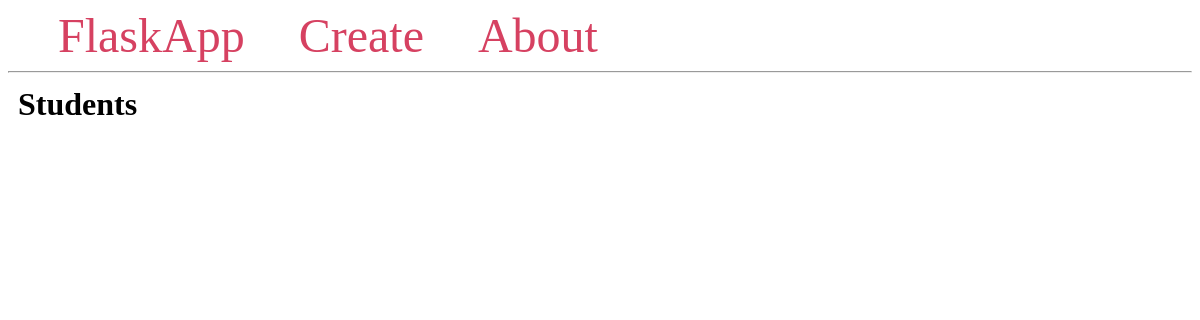
The app's page /, older data.
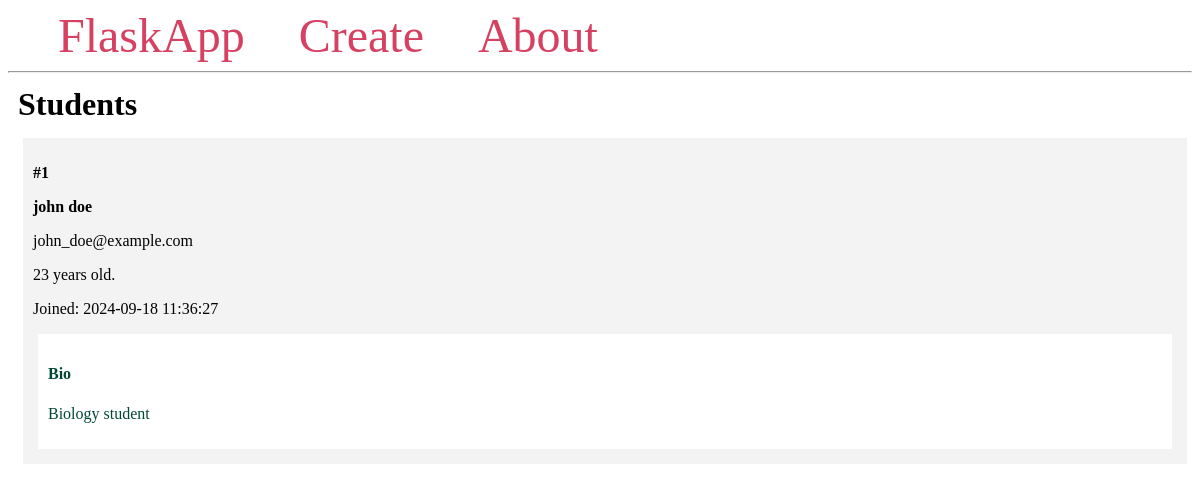
The same page, newer data.
### app.py (models this page shows, shortened)
class Student(db.Model):
    __tablename__ = 'student'
    id = db.Column(db.Integer(), primary_key=True)
    firstname = db.Column(db.String(100), nullable=False)
    lastname = db.Column(db.String(100), nullable=False)
    email = db.Column(db.String(80), unique=True, nullable=False)
    age = db.Column(db.Integer)
    created_at = db.Column(db.DateTime(timezone=True),
                        server_default=func.now())
    bio = db.Column(db.Text)

### app.py (the view)
@app.route('/')
def index():
    students = Student.query.all()
    return render_template('index.html', students=students)

### templates/index.html
{% extends 'base.html' %}
{% block content %}
    <h1 class="title">{% block title %} Students {% endblock %}</h1>
    <div class="content">
        {% for student in students %}
            <div class="student">
                <p><b>#{{ student.id }}</b></p>
                <b>
                    <p class="name">{{ student.firstname }} {{ student.lastname }}</p>
                </b>
                <p>{{ student.email }}</p>
                <p>{{ student.age }} years old.</p>
                <p>Joined: {{ student.created_at }}</p>
                <div class="bio">
                    <h4>Bio</h4>
                    <p>{{ student.bio }}</p>
                </div>
            </div>
        {% endfor %}
    </div>
{% endblock %}

Row changes from the older to the newer data that the page shows:
added Student: id "1", firstname "john", lastname "doe", email "john_doe@example.com", age "23", created_at "2024-09-18 11:36:27", bio "Biology student"
